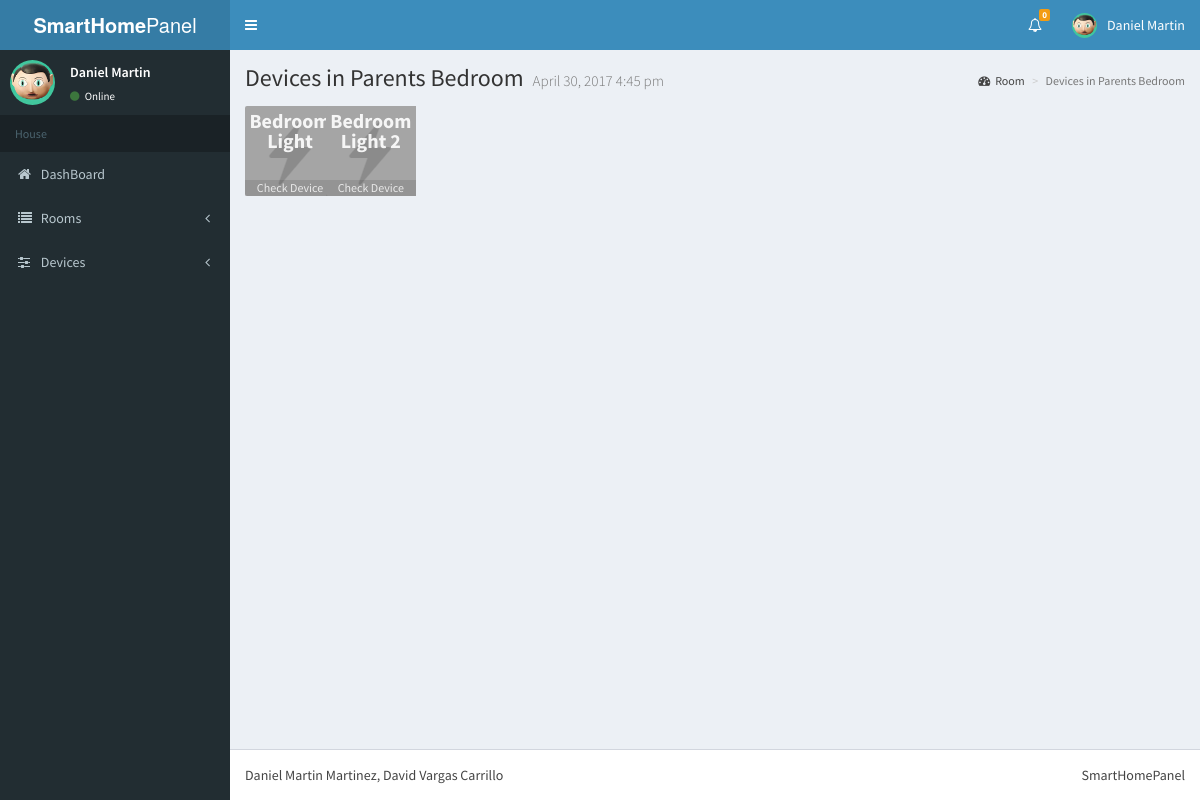
The page /content/room/room_controller.php?id=4 on the database its author committed.
### tables this page shows
CREATE TABLE `room` (
  `id` int(11) NOT NULL,
  `name` varchar(50) NOT NULL
);

CREATE TABLE `device` (
  `id` int(11) NOT NULL,
  `type` int(11) NOT NULL,
  `name` varchar(50) NOT NULL,
  `consumption` double NOT NULL,
  `RoomID` int(11) NOT NULL,
  `state` tinyint(1) DEFAULT NULL,
  `temperature` int(11) NOT NULL
);

### content/room/room_controller.php (called while the page is built, shortened)
<?php
		require_once("../menus/header.php");
		require_once("../connector/connection.php");
		require_once("room_model.php");
		$roomController = new Room();
		require_once("room_view.php");
		require_once("../menus/footer.php");
?>

### content/connector/connection.php (called while the page is built)
<?php
	class Connector{
		public static function DBConnection(){
			$usuario = "root";
			$pass = "";
			$host = "localhost";
			$dbname = "smarthousepanel";
			$mdb = new PDO("mysql:host=" . $host . ";dbname=" . $dbname, $usuario, $pass,array(PDO::MYSQL_ATTR_INIT_COMMAND => "SET NAMES utf8"));
			return $mdb;
		}
	}
?>

### content/room/room_model.php (the view, shortened to what this page needs)
<?php
	class Room {
		function Room() {
			$this->mbd=Connector::DBConnection();
		}
		public function getName($id) {
			$sentence = $this->mbd->prepare("SELECT name FROM room WHERE id=".$id);
			$sentence->execute();
			$row = $sentence->fetch();
			return $row[0];
		}
		public function getRoomDevices() {
			$sentence = "SELECT * FROM device where RoomID=" . $_GET['id'];
			foreach ($this->mbd->query($sentence) as $row) {
					echo
				"<div class='col-md-1 col-sm-6 col-xs-4'>
				<div class='bg-aqua'>
				<span class='info-box-icon back" . $row['type']; if(!$row['state']){echo " device-off";}; echo "'><p class='device-name'><a href=room_controller.php?id=". $_GET['id'] ."&seton=" . $row['id'] .  ">" .  $row['name'] . "</a></p>
						<button type='button' class='small-box-footer-own' data-toggle='modal' data-target='#DevicePModal'
					data-ip='" . $row['id']  ."'
					data-Comp='". $row['consumption'] ."'
					data-State='"; if($row['state'] == 1){echo "Device is ON";}else{echo "Device is OFF";} echo "'
					Data-room='"; if($row['RoomID'] == 2){ echo "Kitchen"; }else if($row['RoomID'] == 1){echo "Living Room";} echo "'
					 data-whatever='".$row['name'] . "'>Check Device</button></span>
				</div>
				</div>";
				}
		}
	}
?>

### content/room/room_view.php
<div class="content-wrapper">
  <section class="content-header">
    <h1>
      Devices in <?php echo $roomController->getName($_GET['id']); ?>
      <small><?php $hoy = date("F j, Y  g:i a"); echo $hoy; ?></small>
    </h1>
    <ol class="breadcrumb">
      <li><a href="#"><i class="fa fa-dashboard"></i>Room</a></li>
      <li class="active">Devices in <?php echo $roomController->getName($_GET['id']); ?></li>
    </ol>
  </section>
  <section class="content">
  <div class="row">
   <?php $roomController->getRoomDevices(); ?>
  </div>
  </section>
</div>

### css/style.css (style rules this page uses)
.back2 { background-color: #f39c12 !important; background-image: url("../images/electrick2.png"); background-repeat: no-repeat; background-position:center; }
.device-off { -webkit-filter: grayscale(100%); filter: grayscale(100%); }
.device-name { font-size: 20px; font-weight: bold; line-height: 20px; padding-top: 5px; opacity: 0.9; }
.device-name>a { color: white; }
.small-box-footer-own { text-align: center; padding: 3px 0; color: #fff; color: rgba(255,255,255,0.8); display: block; z-index: 10; background: rgba(0,0,0,0.1); text-decoration: none; font-size: 12px; line-height: 10px; bottom: 0; width: 100%; margin-top: 29px; border: 0; box-shadow:none; border-radius: 0px; }

### rows shown on the page
room: name "Parents Bedroom"
device: name "Bedroom Light"
device: name "Bedroom Light 2"

### other values the page prints
$cuenta "0"
